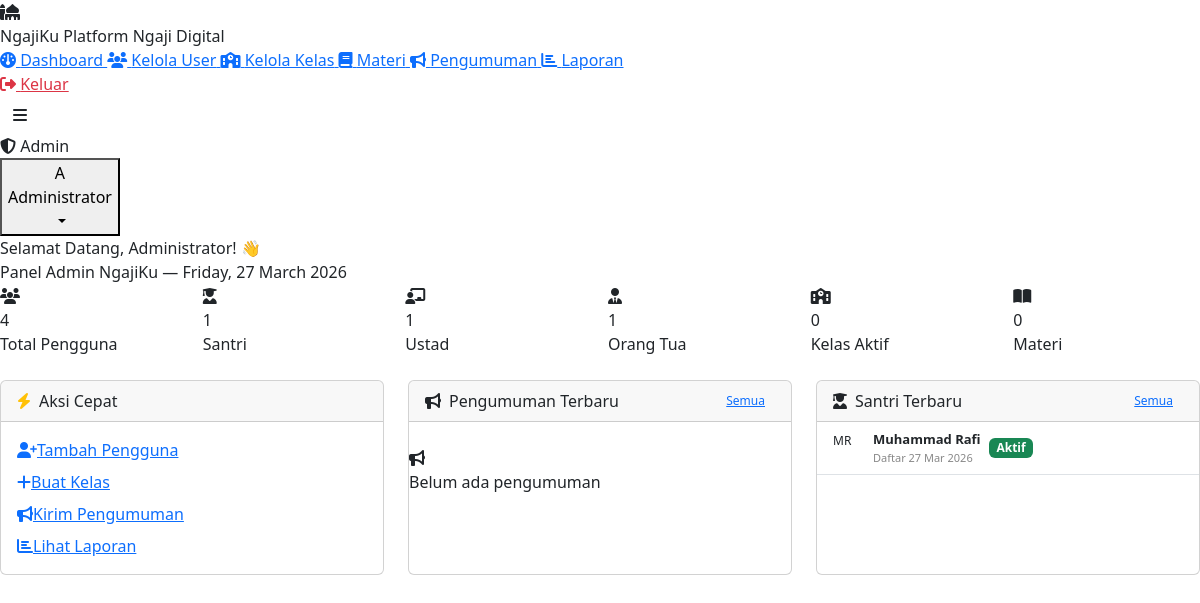
Screenshot of /pages/admin/dashboard.php (signed in) with the database file from the repository.
### tables this page shows
CREATE TABLE users (
    id INT AUTO_INCREMENT PRIMARY KEY,
    nama VARCHAR(100) NOT NULL,
    email VARCHAR(100) UNIQUE NOT NULL,
    password VARCHAR(255) NOT NULL,
    role ENUM('admin','ustad','parent','santri') NOT NULL,
    foto VARCHAR(255) DEFAULT NULL,
    telepon VARCHAR(20) DEFAULT NULL,
    alamat TEXT DEFAULT NULL,
    status ENUM('aktif','nonaktif') DEFAULT 'aktif',
    created_at TIMESTAMP DEFAULT CURRENT_TIMESTAMP
);

### pages/admin/dashboard.php (the view, shortened to what this page needs)
<?php
$db = getDB();
$stats = [
    'total_user'    => $db->query("SELECT COUNT(*) FROM users")->fetchColumn(),
    'total_santri'  => $db->query("SELECT COUNT(*) FROM users WHERE role='santri'")->fetchColumn(),
    'total_ustad'   => $db->query("SELECT COUNT(*) FROM users WHERE role='ustad'")->fetchColumn(),
    'total_kelas'   => $db->query("SELECT COUNT(*) FROM kelas WHERE status='aktif'")->fetchColumn(),
    'total_materi'  => $db->query("SELECT COUNT(*) FROM materi WHERE status='publik'")->fetchColumn(),
    'total_parent'  => $db->query("SELECT COUNT(*) FROM users WHERE role='parent'")->fetchColumn(),
];
$pengumuman = $db->query("SELECT p.*, u.nama as penulis FROM pengumuman p
    JOIN users u ON p.penulis_id = u.id
    ORDER BY p.created_at DESC LIMIT 5")->fetchAll();
$santri_baru = $db->query("SELECT * FROM users WHERE role='santri'
    ORDER BY created_at DESC LIMIT 5")->fetchAll();
require_once '../../includes/header.php';
?>
<div class="welcome-banner">
    <div class="welcome-title">Selamat Datang, <?= sanitize($user['nama']) ?>! 👋</div>
    <div class="welcome-sub">Panel Admin NgajiKu — <?= date('l, d F Y') ?></div>
</div>
<div class="row g-3 mb-4">
    <div class="col-6 col-md-4 col-lg-2">
        <div class="stat-card">
            <div class="stat-icon green"><i class="fas fa-users"></i></div>
            <div>
                <div class="stat-value"><?= $stats['total_user'] ?></div>
                <div class="stat-label">Total Pengguna</div>
            </div>
        </div>
    </div>
    <div class="col-6 col-md-4 col-lg-2">
        <div class="stat-card">
            <div class="stat-icon purple"><i class="fas fa-user-graduate"></i></div>
            <div>
                <div class="stat-value"><?= $stats['total_santri'] ?></div>
                <div class="stat-label">Santri</div>
            </div>
        </div>
    </div>
    <div class="col-6 col-md-4 col-lg-2">
        <div class="stat-card">
            <div class="stat-icon teal"><i class="fas fa-chalkboard-user"></i></div>
            <div>
                <div class="stat-value"><?= $stats['total_ustad'] ?></div>
                <div class="stat-label">Ustad</div>
            </div>
        </div>
    </div>
    <div class="col-6 col-md-4 col-lg-2">
        <div class="stat-card">
            <div class="stat-icon orange"><i class="fas fa-user-tie"></i></div>
            <div>
                <div class="stat-value"><?= $stats['total_parent'] ?></div>
                <div class="stat-label">Orang Tua</div>
            </div>
        </div>
    </div>
    <div class="col-6 col-md-4 col-lg-2">
        <div class="stat-card">
            <div class="stat-icon blue"><i class="fas fa-school"></i></div>
            <div>
                <div class="stat-value"><?= $stats['total_kelas'] ?></div>
                <div class="stat-label">Kelas Aktif</div>
            </div>
        </div>
    </div>
    <div class="col-6 col-md-4 col-lg-2">
        <div class="stat-card">
            <div class="stat-icon green"><i class="fas fa-book-open"></i></div>
            <div>
                <div class="stat-value"><?= $stats['total_materi'] ?></div>
                <div class="stat-label">Materi</div>
            </div>
        </div>
    </div>
</div>
<div class="row g-4">
    <div class="col-md-4">
        <div class="card h-100">
            <div class="card-header"><i class="fas fa-bolt me-2 text-warning"></i>Aksi Cepat</div>
            <div class="card-body d-flex flex-column gap-2 p-3">
                <a href="users.php?action=tambah" class="btn-primary-green w-100 justify-content-center">
                    <i class="fas fa-user-plus"></i>Tambah Pengguna
                </a>
                <a href="kelas.php?action=tambah" class="btn-outline-green w-100 justify-content-center">
                    <i class="fas fa-plus"></i>Buat Kelas
                </a>
                <a href="pengumuman.php?action=tambah" class="btn-outline-green w-100 justify-content-center">
                    <i class="fas fa-bullhorn"></i>Kirim Pengumuman
                </a>
                <a href="laporan.php" class="btn-outline-green w-100 justify-content-center">
                    <i class="fas fa-chart-bar"></i>Lihat Laporan
                </a>
            </div>
        </div>
    </div>
    <div class="col-md-4">
        <div class="card h-100">
            <div class="card-header d-flex justify-content-between align-items-center">
                <span><i class="fas fa-bullhorn me-2"></i>Pengumuman Terbaru</span>
                <a href="pengumuman.php" class="btn-outline-green" style="padding:3px 10px;font-size:12px">Semua</a>
            </div>
            <div class="card-body p-0">
                <?php if (empty($pengumuman)): ?>
                <div class="empty-state py-4"><i class="fas fa-bullhorn"></i><p>Belum ada pengumuman</p></div>
                <?php endif; ?>
            </div>
        </div>
    </div>
    <div class="col-md-4">
        <div class="card h-100">
            <div class="card-header d-flex justify-content-between align-items-center">
                <span><i class="fas fa-user-graduate me-2"></i>Santri Terbaru</span>
                <a href="users.php?role=santri" class="btn-outline-green" style="padding:3px 10px;font-size:12px">Semua</a>
            </div>
            <div class="card-body p-0">
                <?php if (empty($santri_baru)): ?>
                <div class="empty-state py-4"><i class="fas fa-user-graduate"></i><p>Belum ada santri</p></div>
                <?php else: ?>
                <ul class="list-group list-group-flush">
                    <?php foreach ($santri_baru as $s): ?>
                    <li class="list-group-item px-3 py-2 border-0 border-bottom d-flex align-items-center gap-2">
                        <div class="avatar-circle" style="width:32px;height:32px;font-size:12px;flex-shrink:0">
                            <?= avatarInitial($s['nama']) ?>
                        </div>
                        <div>
                            <div style="font-size:13px;font-weight:600"><?= sanitize($s['nama']) ?></div>
                            <div style="font-size:11px;color:#888">Daftar <?= formatTanggal($s['created_at']) ?></div>
                        </div>
                        <?= getStatusBadge($s['status']) ?>
                    </li>
                    <?php endforeach; ?>
                </ul>
                <?php endif; ?>
            </div>
        </div>
    </div>
</div>
<?php require_once '../../includes/footer.php'; ?>

### includes/functions.php (shortened to what this page needs)
<?php
function sanitize(string $input): string {
    return htmlspecialchars(strip_tags(trim($input)), ENT_QUOTES, 'UTF-8');
}
function currentUser(): ?array {
    return $_SESSION['user'] ?? null;
}
function formatTanggal(string $tanggal, string $format = 'd M Y'): string {
    $bulan = [
        '01'=>'Jan','02'=>'Feb','03'=>'Mar','04'=>'Apr',
        '05'=>'Mei','06'=>'Jun','07'=>'Jul','08'=>'Agu',
        '09'=>'Sep','10'=>'Okt','11'=>'Nov','12'=>'Des'
    ];
    $dt = date($format, strtotime($tanggal));
    foreach ($bulan as $en => $id) {
        $dt = str_replace(date('M', mktime(0,0,0,(int)$en,1)), $id, $dt);
    }
    return $dt;
}
function avatarInitial(string $nama): string {
    $parts = explode(' ', trim($nama));
    $initials = strtoupper(substr($parts[0], 0, 1));
    if (count($parts) > 1) $initials .= strtoupper(substr(end($parts), 0, 1));
    return $initials;
}
function getStatusBadge(string $status): string {
    $map = [
        'hadir'  => ['success', 'Hadir'],
        'izin'   => ['info',    'Izin'],
        'sakit'  => ['warning', 'Sakit'],
        'alpha'  => ['danger',  'Alpha'],
        'aktif'  => ['success', 'Aktif'],
        'nonaktif' => ['secondary', 'Non-aktif'],
    ];
    $s = $map[$status] ?? ['secondary', ucfirst($status)];
    return '<span class="badge bg-' . $s[0] . '">' . $s[1] . '</span>';
}

### rows the page displays
users: nama "MR", nama "Muhammad Rafi", created_at "27 Mar 2026", status "Aktif"

### other values shown
SITE_NAME "NgajiKu"
$menu['label'] "Dashboard"
$menu['label'] "Kelola User"
$menu['label'] "Kelola Kelas"
$menu['label'] "Materi"
$menu['label'] "Pengumuman"
$menu['label'] "Laporan"
$role "Admin"
avatarInitial($user['nama']) "A"
$user['nama'] "Administrator"
$stats['total_user'] "4"
$stats['total_santri'] "1"
$stats['total_ustad'] "1"
$stats['total_parent'] "1"
$stats['total_kelas'] "0"
